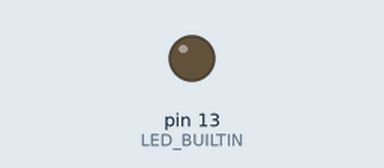
The sketch below on a simulated Arduino Uno, built with avr-gcc and run on an emulated ATmega328P. Parts: output pins drawn as LEDs (lit = HIGH). What the sketch prints to the serial monitor is not drawn.

Above: at 0.5 s.
At 3.2 s:
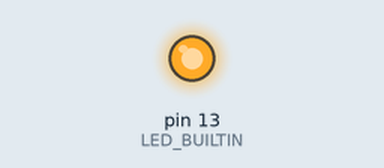
Timing chart, 0 to 7.1 s (numbered marks = the images above):
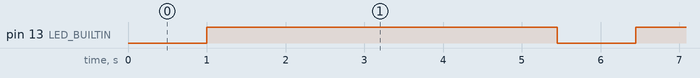

The sketch:

433_TX.ino
```cpp
#include <RCSwitch.h>
#define ID 33
RCSwitch mySwitch = RCSwitch();

void setup() {
  Serial.begin(9600);
  // Transmitter is connected to Arduino Pin #0
  mySwitch.enableTransmit(0);
  pinMode(LED_BUILTIN, OUTPUT);
  // Optional set protocol (default is 1, will work for most outlets)
  // mySwitch.setProtocol(2);
  // Optional set number of transmission repetitions.
  // mySwitch.setRepeatTransmit(15);
  // Optional set pulse length.
  // mySwitch.setPulseLength(320);
}

void loop() {
  /* Same switch as above, but using decimal code */

  digitalWrite(LED_BUILTIN, LOW);
  delay(1000);                      // Wait for a second
  digitalWrite(LED_BUILTIN, HIGH);  // Turn the LED off by making the voltage HIGH
  delay(2000);                      // Wait for two seconds (to demonstrate the active low LED)
  mySwitch.send(ID, 24);
  Serial.println("sent!");

  delay(2000);
}
```

Measured:
- by itself, pin 13 (LED_BUILTIN): alternates HIGH for 4.5 s and LOW for 1.0 s
